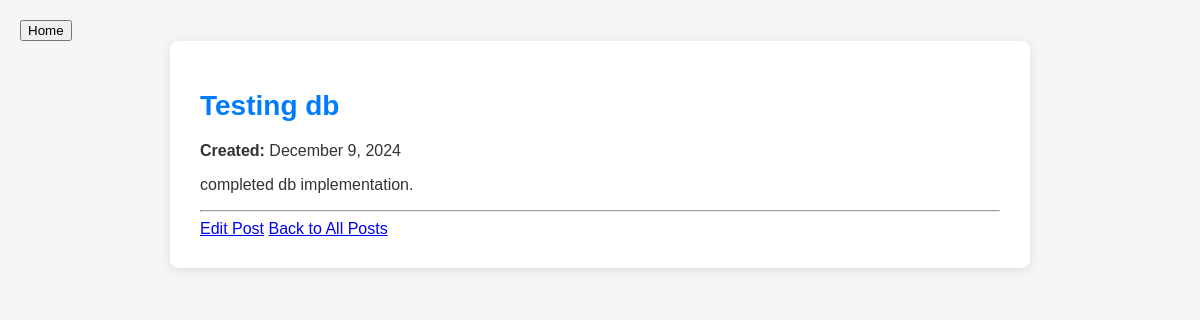
The app's page /blog/2/ with its own data.
### blog/models.py (models this page shows, shortened)
class BlogPost(models.Model):
    title = models.CharField(max_length=200)
    content = models.TextField()
    created_at = models.DateTimeField(auto_now_add=True)
    updated_at = models.DateTimeField(auto_now=True)

### blog/views.py (the view)
# urls.py: path('<int:id>/', post_detail, name='post_detail'),
def post_detail(request, id):
    post = get_object_or_404(BlogPost, id=id)
    return render(request, 'blog/post_detail.html', {'post': post})

### templates/blog/post_detail.html (shortened to what this page needs)
<!DOCTYPE html>
<html lang="en">
<head>
    {% load static %}
    <link rel="stylesheet" href="{% static 'blog/blogstyle.css' %}">
</head>
<body class="blog-body">
    <button onclick="location.href='{% url 'homepage' %}'" class="btn-home">Home</button>
    <div class="blog-container">
        <h1 class="blog-title">{{ post.title }}</h1>
        <p class="blog-item-date"><strong>Created:</strong> {{ post.created_at|date:"F j, Y" }}</p>
        <p class="blog-item-content">{{ post.content }}</p>
        <hr>
        <a href="{% url 'post_edit' post.id %}" class="blog-edit-button">Edit Post</a>
        <a href="{% url 'post_list' %}" class="blog-back-button">Back to All Posts</a>
    </div>
</body>
</html>

### static/blog/blogstyle.css (style rules this page uses)
body.blog-body { background-color: #f5f5f5; font-family: 'Arial', sans-serif; color: #333; margin: 0; padding: 20px; }
.blog-container { max-width: 800px; margin: 0 auto; background-color: #ffffff; border-radius: 8px; box-shadow: 0 2px 10px rgba(0, 0, 0, 0.1); padding: 30px; }
.blog-title { font-size: 28px; color: #007bff; margin-bottom: 20px; }

### records on screen
BlogPost: title "Testing db", created_at "December 9, 2024", content "completed db implementation."
